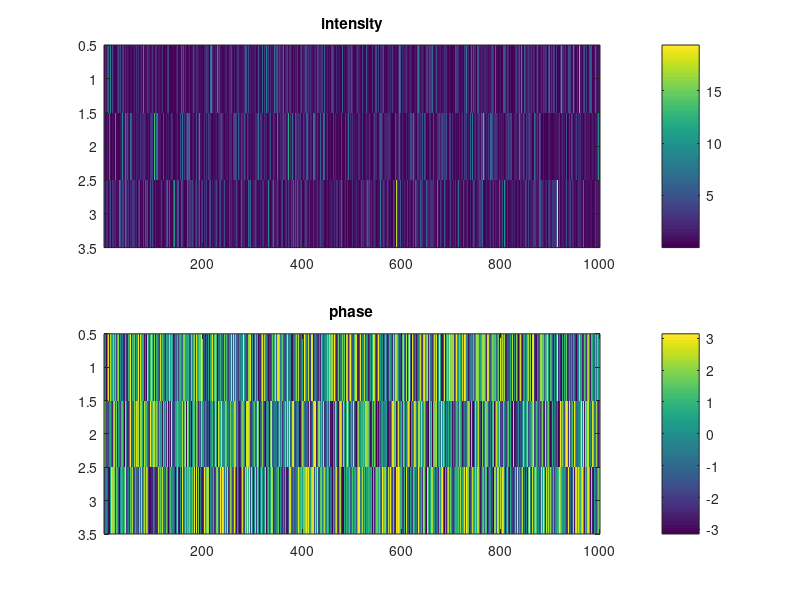
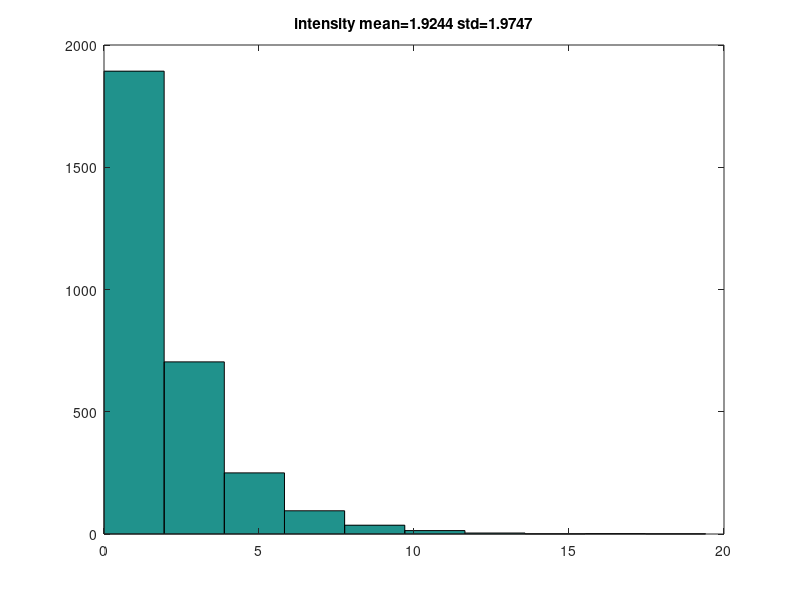
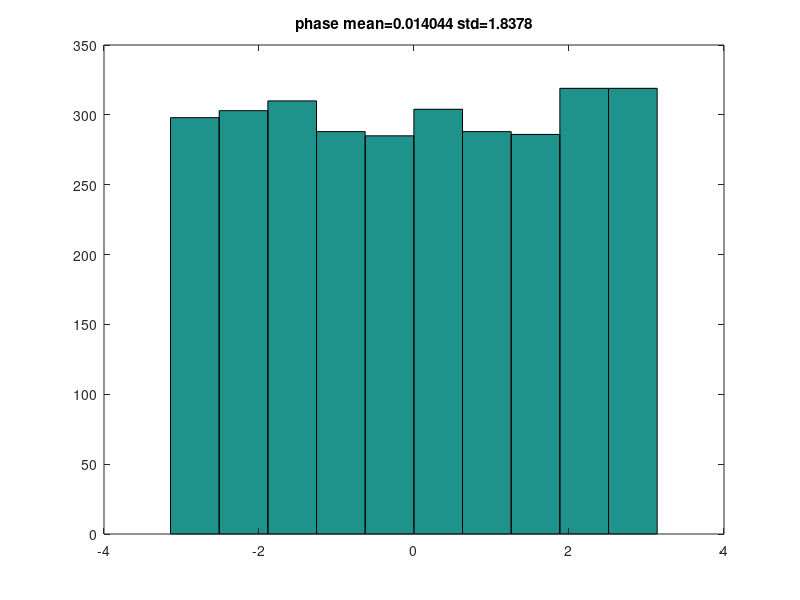
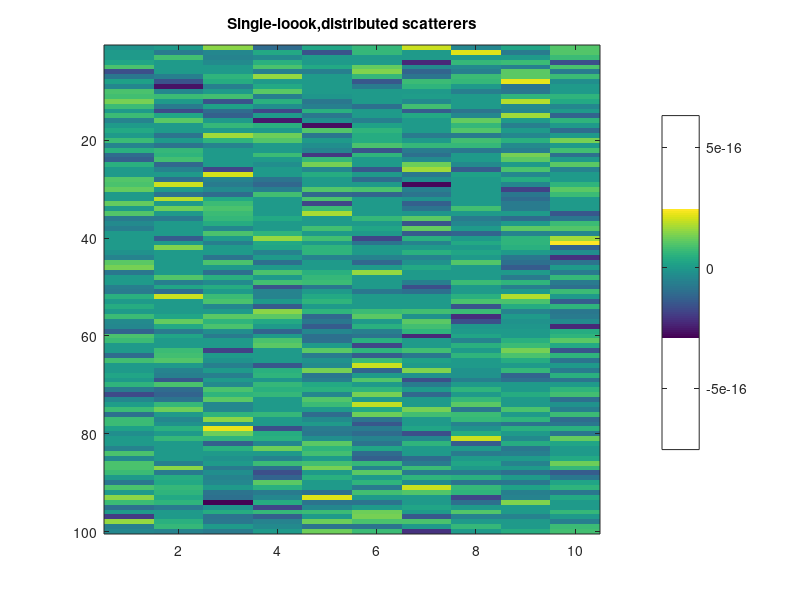

MATLAB code for these plots, in order: (Note: this script raises an error after producing the figures.)
% simulate closure phase for multilook igrams
close all; clc; clear;

numlooks=10;
%% distributed scatterers
mu=0;sigma=1;
simudata=normrnd(mu,sigma,[3,2000]);
real=simudata(:,1:2:end);imag=simudata(:,2:2:end);
SLCs1=complex(real,imag);
figure
intensity=abs(SLCs1).^2;phase=angle(SLCs1);
subplot(2,1,1);imagesc(intensity);colorbar;title('intensity');
subplot(2,1,2);imagesc(phase);colorbar;title('phase');
figure;hist(intensity(:));
title(['intensity mean=' num2str(mean(intensity(:))) ' std=' num2str(std(intensity(:)))]);
figure;hist(phase(:));
title(['phase mean=' num2str(mean(phase(:))) ' std=' num2str(std(phase(:)))]);
% single look test
igram12=SLCs1(1,:).*conj(SLCs1(2,:));
igram23=SLCs1(2,:).*conj(SLCs1(3,:));
igram13=SLCs1(1,:).*conj(SLCs1(3,:));
triplet=igram12.*igram23.*conj(igram13);
triplet=reshape(triplet,100,10);
phasetriplet=angle(triplet);
figure;imagesc(phasetriplet);colorbar;
title('Single-loook,distributed scatterers')
% 10 looks
igram12_l10=cpxlooks(igram12,numlooks);
igram23_l10=cpxlooks(igram23,numlooks);
igram13_l10=cpxlooks(igram13,numlooks);
phasetriplet=igram12_l10.*igram23_l10.*conj(igram13_l10);
phasetriplet=reshape(phasetriplet,10,10);
figure;imagesc(angle(phasetriplet));colorbar;
title('10-looks,distributed scatterers')
phasetemp=angle(phasetriplet);
figure;hist(phasetemp(:));
title(['phase mean= ' num2str(mean(phasetemp(:))) ' std= ' num2str(std(phasetemp(:)))] )
%% point scatterers
close all;
mu=0;sigma=1;
simudata=normrnd(mu,sigma,[3,2000]);
simudata(:,1:500)=simudata(:,1:500)+ones(3,500);
simudata(:,501:1000)=simudata(:,501:1000)+2.*ones(3,500);
simudata(:,1001:2000)=simudata(:,1001:2000)+3.*ones(3,1000);
real=simudata(:,1:2:end);imag=simudata(:,2:2:end);
SLCs2=complex(real,imag);
figure
intensity=abs(SLCs2).^2;phase=angle(SLCs2);
subplot(2,1,1);imagesc(intensity);colorbar;title('intensity');
subplot(2,1,2);imagesc(phase);colorbar;title('phase');
figure;hist(intensity(:));
title(['intensity mean=' num2str(mean(intensity(:))) ' std=' num2str(std(intensity(:)))]);
figure;hist(phase(:));
title(['phase mean=' num2str(mean(phase(:))) ' std=' num2str(std(phase(:)))]);
igram12=SLCs2(1,:).*conj(SLCs2(2,:));
igram23=SLCs2(2,:).*conj(SLCs2(3,:));
igram13=SLCs2(1,:).*conj(SLCs2(3,:));
% 10 looks
igram12_l10=cpxlooks(igram12,numlooks);
igram23_l10=cpxlooks(igram23,numlooks);
igram13_l10=cpxlooks(igram13,numlooks);
triplet=igram12_l10.*igram23_l10.*conj(igram13_l10);
triplet1=triplet(1:25);triplet2=triplet(26:50);triplet3=triplet(51:100);
triplet=reshape(triplet,10,10);
phasetriplet=angle(triplet);
figure;imagesc((phasetriplet));colorbar;
title('10 looks,point scatterers, amp=1,2,3')
phasetriplet1=angle(triplet1);phasetriplet2=angle(triplet2);phasetriplet3=angle(triplet3);
mean(phasetriplet1(:))
std(phasetriplet1(:))
mean(phasetriplet2(:))
std(phasetriplet2(:))
mean(phasetriplet3(:))
std(phasetriplet3(:))
% 
%% mixed
close all
SLCs3=[SLCs1(:,1:500) SLCs2 SLCs1(:,501:1000)];
igram12=SLCs3(1,:).*conj(SLCs3(2,:));
igram23=SLCs3(2,:).*conj(SLCs3(3,:));
igram13=SLCs3(1,:).*conj(SLCs3(3,:));

figure
intensity=abs(SLCs3).^2;phase=angle(SLCs3);
subplot(2,1,1);imagesc(intensity);colorbar;title('intensity');
subplot(2,1,2);imagesc(phase);colorbar;title('phase');
figure;hist(intensity(:));
title(['intensity mean=' num2str(mean(intensity(:))) ' std=' num2str(std(intensity(:)))]);
figure;hist(phase(:));
title(['phase mean=' num2str(mean(phase(:))) ' std=' num2str(std(phase(:)))]);

% 10 looks
igram12_l10=cpxlooks(igram12,numlooks);
igram23_l10=cpxlooks(igram23,numlooks);
igram13_l10=cpxlooks(igram13,numlooks);
phasetriplet=igram12_l10.*igram23_l10.*conj(igram13_l10);
phasetriplet=reshape(phasetriplet,10,20);
figure;imagesc(angle(phasetriplet));colorbar;
title('10 looks,mixed scatterers')